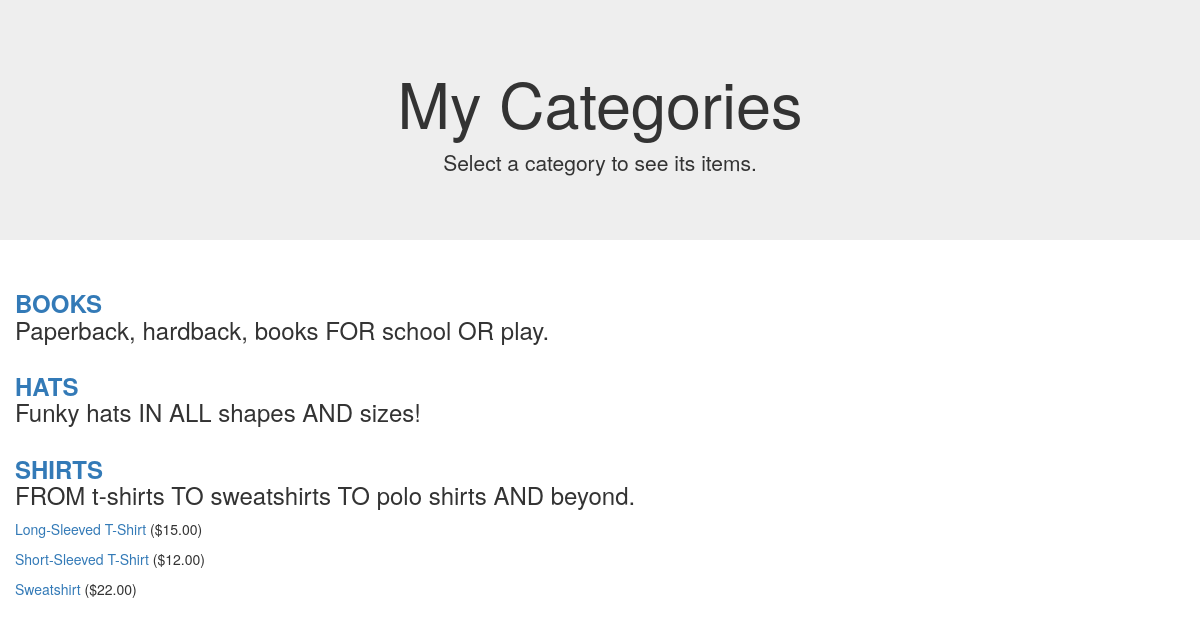
Screenshot of /seestore.php?cat_id=2 with the database file from the repository.
### tables this page shows
CREATE TABLE store_categories (
	id INT NOT NULL PRIMARY KEY AUTO_INCREMENT, 
	cat_title VARCHAR (50) UNIQUE, 
	cat_desc TEXT 
);

CREATE TABLE store_items (
	id INT NOT NULL PRIMARY KEY AUTO_INCREMENT, 
	cat_id INT NOT NULL, 
	item_title VARCHAR (75), 
	item_price FLOAT (8,2), 
	item_desc TEXT, 
	item_image VARCHAR (50) 
);

### seestore.php (the view, shortened to what this page needs)
<?php
$mysqli = mysqli_connect("localhost", "root", "secret", "store");
$display_block = "
<div class=\"jumbotron text-center\">
    <h1>My Categories</h1>
    <p>Select a category to see its items.</p>
</div>";
$get_cats_sql = "SELECT id, cat_title, cat_desc FROM store_categories ORDER BY cat_title";
$get_cats_res = mysqli_query($mysqli, $get_cats_sql) or die(mysqli_error($mysqli));
if (mysqli_num_rows($get_cats_res) < 1) {
	$display_block = "<p><em>Sorry, no categories to browse.</em></p>";
} else {
	while ($cats = mysqli_fetch_array($get_cats_res)) {
		$cat_id = $cats['id'];
		$cat_title = strtoupper(stripslashes($cats['cat_title']));
		$cat_desc = stripslashes($cats['cat_desc']);
		$display_block .= "
        <div class=\"container\">
            <div class=\"row\">
                <h3><strong><a href=\"" . $_SERVER['PHP_SELF'] . "?cat_id=" . $cat_id . "\">" . $cat_title . "</a></strong><br/>" . $cat_desc . "</h3>
            </div>
        </div>";
		if (isset($_GET['cat_id']) && ($_GET['cat_id'] == $cat_id)) {
			$get_items_sql = "SELECT id, item_title, item_price
                              FROM store_items WHERE
                              cat_id = '" . $cat_id . "' ORDER BY item_title";
			$get_items_res = mysqli_query($mysqli, $get_items_sql) or die(mysqli_error($mysqli));
			if (mysqli_num_rows($get_items_res) < 1) {
				$display_block = "<p><em>Sorry, no items in this category.</em></p>";
			} else {
				while ($items = mysqli_fetch_array($get_items_res)) {
					$item_id = $items['id'];
					$item_title = stripslashes($items['item_title']);
					$item_price = $items['item_price'];
					$display_block .= "
                    <div class=\"container\">
                        <div class=\"row\">
                          <p><a href=\"showitem.php?item_id=" . $item_id . "\">" . $item_title . "</a> (\$" . $item_price . ")</p>
                        </div>
                    </div>";
				}
			}
		}
	}
}
?>
<!DOCTYPE html>
<html>
<head>
    <link rel="stylesheet" href="https://maxcdn.bootstrapcdn.com/bootstrap/3.4.0/css/bootstrap.min.css">
</head>
<body>
<?php echo $display_block; ?>
</body>
</html>

### rows the page displays
store_categories: cat_title "BOOKS", cat_desc "Paperback, hardback, books FOR school OR play."
store_categories: cat_title "HATS", cat_desc "Funky hats IN ALL shapes AND sizes!"
store_categories: cat_title "SHIRTS", cat_desc "FROM t-shirts TO sweatshirts TO polo shirts AND beyond."
store_items: item_title "Long-Sleeved T-Shirt", item_price "15.00"
store_items: item_title "Short-Sleeved T-Shirt", item_price "12.00"
store_items: item_title "Sweatshirt", item_price "22.00"
